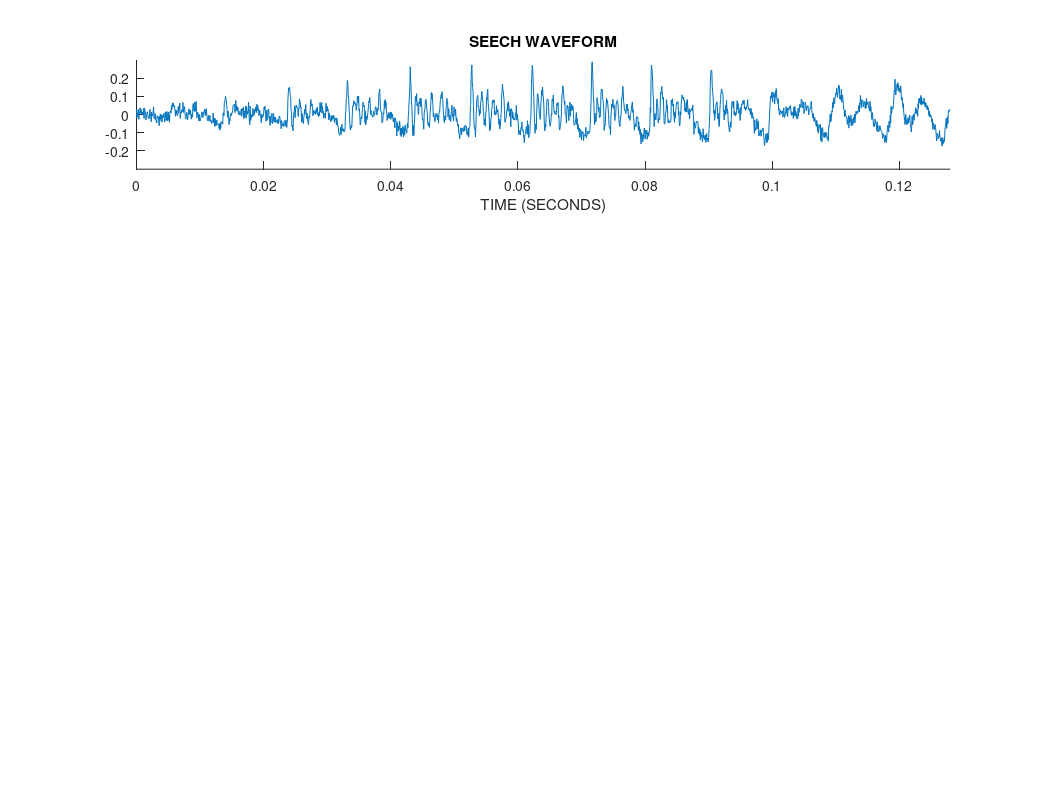

Write MATLAB code to recreate this figure. (Note: this script raises an error after producing the figure.)
%% resonance_demo_noisy: Resonance-based signal decomposition
% Example illustrating the decomposition of a test signal
% into a high-resonance component and a low-resonance component
% (into an oscillatory component and a transient component).
%
% This version is based on approximation approximation: x ~ x1 + x2
%
% Reference:
% Resonance-Based Signal Decomposition: A New Sparsity-Enabled Signal Analysis Method.
% Signal Processing, 2010, doi:10.1016/j.sigpro.2010.10.018
% I. W. Selesnick.

%% Miscellaneous

% close all
clear

%% Set example parameters

% Uncomment one of the following two lines
% Example_Num = 1;              % Artificial signal
Example_Num = 2;                % Speech waveform

switch Example_Num

    case 1
        
        % Artifical signal
        
        % High Q-factor wavelet transform parameters
        Q1 = 3;
        r1 = 3;
        J1 = 19;
        
        % Low Q-factor wavelet transform parameters
        Q2 = 1;
        r2 = 3;
        J2 = 9;
        
        % Set MCA parameters
        Nit = 100;          % Number of iterations
        A1 = 0.35;         % lam1, lam2: regularization parameters
        A2 = 0.40;
        mu = 0.1;          % SALSA parameter
        
        % Make test signal
        N = 2^9; % N = 512;         % length of signal x is power of 2
        x1 = test_signal(5);        % High-resonance signal
        x2 = test_signal(1);        % Low-resonance signal
        x = x1 + x2;                % Test signal (sum of high and low resonances)
        
        x = x + 0.1 * randn(1,N);
 
        t = (0:N-1);                % time axis
        fs = 1;
        xlabel_txt = 'TIME (SAMPLES)';
        A = 2;                      % y-axis extent for plots
        
        % Function for printing a figure to a file
        printme = @(str) print('-dpdf',sprintf('figures/resonance_demo_noisy_1_%s',str));        

        % Display signals
        
        figure(1), clf
        subplot(4,1,1)
        plot(t,x)
        title('(NOISY) TEST SIGNAL')
        box off
        ylim([-A A])
        xlim([0 N])
        xlabel(xlabel_txt)
        
    case 2
        
        % Speech signal
        x = load('speech1.txt');
        fs = 16000;        
        x = x(:)';
        N = 2^11;               % length(x)
        t = (0:N-1)/fs;         % time axis
        
        x = x + 0.02 * randn(1,N);      % add noise
        
        xlabel_txt = 'TIME (SECONDS)';
        A = 0.3;
        
        % High Q-factor wavelet transform parameters
        Q1 = 4;
        r1 = 3;
        J1 = 30;
                
        % Low Q-factor wavelet transform parameters
        Q2 = 1;
        r2 = 3;
        J2 = 10;
        
        % Set MCA parameters
        Nit = 100;          % Number of iterations
        A1 = 0.1;        % lam1, lam2: regularization parameters
        A2 = 0.1;
        mu = 0.5;          % SALSA parameter
        
        % Function for printing a figure to a file
        printme = @(str) print('-dpdf',sprintf('figures/resonance_demo_noisy_2_%s',str));

        % Display signal
        
        figure(1), clf
        subplot(4,1,1)
        plot(t,x)
        title('SEECH WAVEFORM')
        box off
        ylim([-A A])
        xlim([0 N/fs])
        xlabel(xlabel_txt)
                
        orient landscape
        printme('Speech_Waveform')        
        
end



%% Verify perfect reconstruction
% Check that transforms with selected parameters satisfy perfect
% reconstruction. (It is not really needed; just to double check.)

w1 = tqwt_radix2(x, Q1, r1, J1);
y = itqwt_radix2(w1, Q1, r1, N);

fprintf('Transform 1 reconstruction error = %4.3e\n', max(abs(y-x)))

w2 = tqwt_radix2(x, Q2, r2, J2);
y = itqwt_radix2(w2, Q2, r2, N);

fprintf('Transform 2 reconstruction error = %4.3e\n', max(abs(y-x)))


%% Plot wavelets at final levels 

% Compute wavelets
wlets1 = ComputeWavelets(N,Q1,r1,J1,'radix2');
wlets2 = ComputeWavelets(N,Q2,r2,J2,'radix2');

figure(2), clf
subplot(2,1,1)
plot(t, wlets1{J1})
title(sprintf('HIGH Q-FACTOR WAVELET AT LEVEL %d',J1))
xlim([0 N/fs])
ylim(1.2*(max(abs(wlets1{J1})))*[-1 1])
box off
xlabel(xlabel_txt)
subplot(2,1,2)
plot(t, wlets2{J2})
title(sprintf('LOW Q-FACTOR WAVELET AT LEVEL %d',J2))
xlim([0 N/fs])
ylim(1.2*(max(abs(wlets2{J2})))*[-1 1])
box off
xlabel(xlabel_txt)

printme('Wavelets')



%% Peform MCA (decomposition)

now1 = ComputeNow(N,Q1,r1,J1,'radix2');
now2 = ComputeNow(N,Q2,r2,J2,'radix2');
lam1 = A1*now1;
lam2 = A2*now2;

% [y1,y2,w1s,w2s,costfn] = dualQd(x,Q1,r1,J1,Q2,r2,J2,lam1,lam2,mu,Nit,'plots');
[y1,y2,w1s,w2s,costfn] = dualQd(x,Q1,r1,J1,Q2,r2,J2,lam1,lam2,mu,Nit);
% [y1,y2,w1s,w2s] = dualQd(x,Q1,r1,J1,Q2,r2,J2,lam1,lam2,mu,Nit);

res = x - y1 - y2;  % residual

rel_res = sqrt(mean(abs(res).^2))/sqrt(mean(abs(x).^2));

fprintf('relative RMS reconstruction error = %4.3e\n',rel_res);

% check
% max(abs(y1-itqwt_radix2(w1s,Q1,r1,N)))        % should be zero
% max(abs(y2-itqwt_radix2(w2s,Q2,r2,N)))        % should be zero



%% Compute cost function

cost = sum(abs(x - y1 - y2).^2);
for j = 1:J1+1
    cost = cost + lam1(j)*sum(abs(w1s{j}));
end
for j = 1:J2+1
    cost = cost + lam2(j)*sum(abs(w2s{j}));
end

fprintf('Objective function: %e\n', cost);

% check consistency between 'cost' and final value of 'costfn'
cost_err = costfn(end) - cost;
fprintf('Cost function calculation error: %d\n', cost_err)


%% Display cost function versus iteration
% The decomposition is based on minimizing a cost function
% by an iterative optimization algorithm (dualQd).
% It can be useful to inspect the value of the cost function
% versus the iteration number to see if the algorithm
% has converged satisfactorily. 

figure(3)
clf
plot(1:Nit, costfn)
xlabel('ITERATION')
xlim([0 Nit])
title('COST FUNCTION')
grid
box off
printme('Cost_Function')



%% Display component signals
% The high Q-factor (high-resonance) and low Q-factor (low-resonance) components
% obtained by minimizing the cost function.

figure(4)
clf

subplot(4,1,1)
plot(t,x)
axis([0 N/fs -A A])
title('(NOISY) SIGNAL')
box off

subplot(4,1,2)
plot(t,y1)
axis([0 N/fs -A A])
title('HIGH-RESONANCE COMPONENT')
box off

subplot(4,1,3)
plot(t,y2)
axis([0 N/fs -A A])
title('LOW-RESONANCE COMPONENT')
box off

subplot(4,1,4)
plot(t, res)
axis([0 N/fs -A A])
title('RESIDUAL')
box off

xlabel(xlabel_txt)

orient tall
if Example_Num == 2
    orient landscape
end
printme('Components')




%% Print Information

file_name = sprintf('figures/resonance_demo_noisy_%d_info.txt',Example_Num);
fid = fopen(file_name,'w');

fprintf(fid,'TRANSFORM TYPE: tqwt_radix2\n');
fprintf(fid,' TQWT 1: Q = %4.2f, r = %4.2f, levels = %d\n',Q1,r1,J1);
fprintf(fid,' TQWT 2: Q = %4.2f, r = %4.2f, levels = %d\n\n',Q2,r2,J2);
fprintf(fid,'SALSA PARAMETERS: \n');
% fprintf(fid,' lambda1 = %.3e \n lambda2 = %.3e \n mu = %.3e\n', lam1, lam2, mu);
fprintf(fid,' mu = %.3e\n', mu);
fprintf(fid,' iterations = %d\n',Nit);

fclose(fid);



